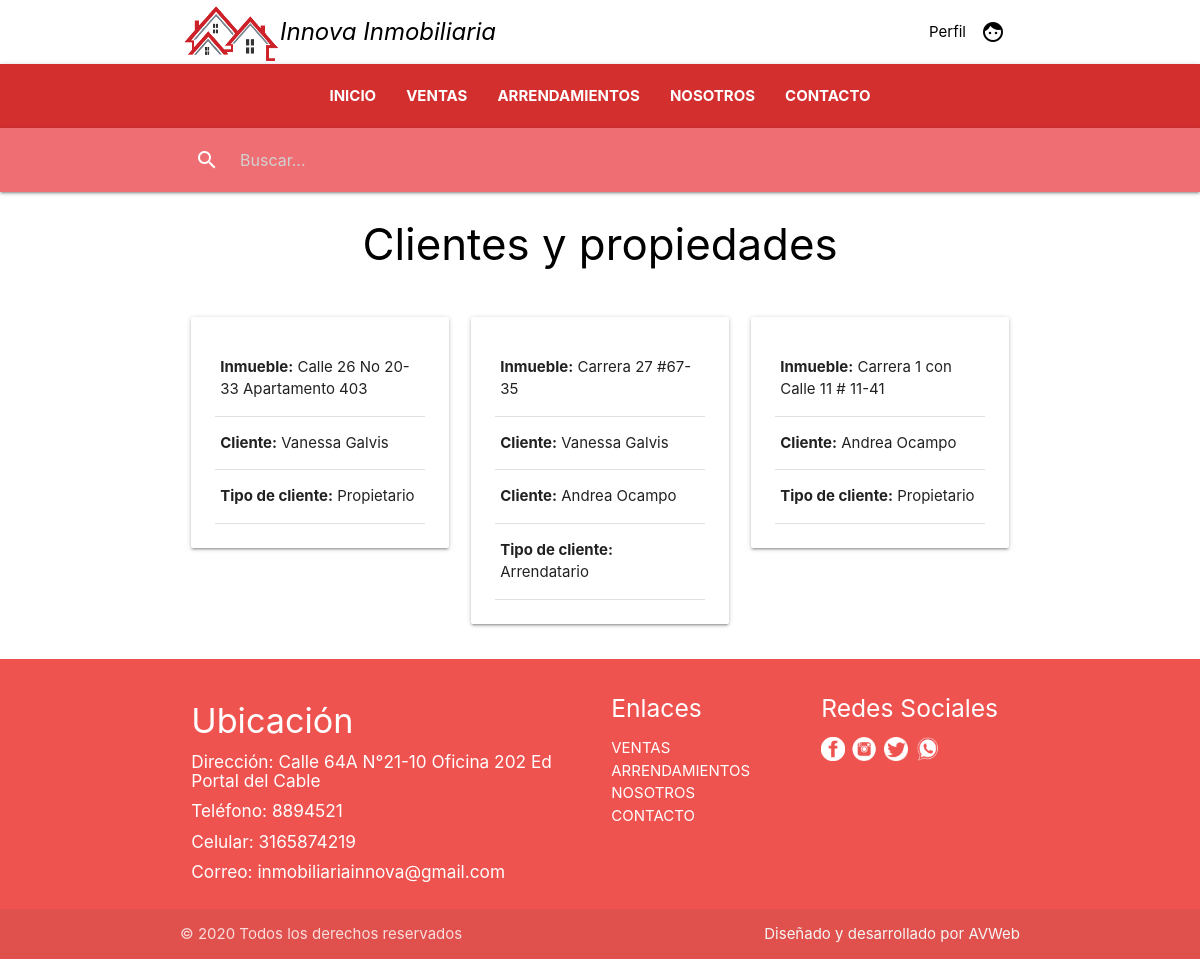
The app's page /asesor/inmuebles/ (signed in) with its own data.
### inmueble/models.py (models this page shows)
class Inmueble(models.Model):
    codigo = models.CharField(max_length=50, null=False)
    direccion = models.CharField(max_length=100, null=False)
    IDBarrio = models.ForeignKey(Barrio, null=False, on_delete=models.PROTECT)
    precio = models.DecimalField(max_digits=9, decimal_places=0,  null=False)
    IDTipo_de_inmueble = models.ForeignKey(Tipo_de_inmueble, null=False, on_delete=models.PROTECT)
    IDTipo_de_oferta = models.ForeignKey(Tipo_de_oferta, null=False, on_delete=models.PROTECT)
    alcoba = models.IntegerField(null=False)
    baño = models.IntegerField(null=False)
    parqueadero = models.BooleanField(null=False)
    disponible = models.BooleanField(null=False)
    descripcion = models.CharField(max_length=300, null=True)
    imagenppal = models.FileField(null=False, upload_to="imagenes/%Y/%m/%d")

class Propietarios_arrendatarios(models.Model):
    usuario = models.ManyToManyField(User)
    inmueble = models.ManyToManyField(Inmueble)
    tipo_cliente = models.BooleanField(null=False)

### inmueble/views.py (the view)
# urls.py: path('asesor/inmuebles/', views.GestionList.as_view(), name='listar_gestion'),
class GestionList(LoginRequiredMixin, PermissionRequiredMixin, ListView):
    permission_required = 'usuario.listar_propiedad_cliente'
    template_name = 'asesor/inmuebles.html'
    model = Propietarios_arrendatarios
    context_object_name = 'gestion'

### templates/asesor/inmuebles.html
{% extends 'base/base.html' %}
{% load static %}
{% load humanize %}
{% block container %}
<h3 class="header center black-text text-lighten-3">Clientes y propiedades</h3>
<br>
<div class="row">
  {% for data in gestion %}
    <div class="col s12 m4">
      <div class="card">
        <div class="card-content">
          <table class="highlight">
            {% for i in data.inmueble.all %}
              <tr><td><b>Inmueble:</b> {{ i.direccion }}</td></tr>
            {% endfor %}
            {% for u in data.usuario.all %}
              <tr><td><b>Cliente:</b> {{ u.first_name }} {{ u.last_name }}</td></tr>
            {% endfor %}
            {% if data.tipo_cliente == True %}
              <td><b>Tipo de cliente:</b> Propietario</td>
            {% else %}
              <td><b>Tipo de cliente:</b> Arrendatario</td>
            {% endif %}
          </table>
        </div>
      </div>
    </div>
  {% endfor %}
</div>
{% endblock %}

### records on screen
Propietarios_arrendatarios: shows "Tipo de cliente:", tipo_cliente "Propietario"
Inmueble: direccion "Calle 26 No 20-33 Apartamento 403"
Propietarios_arrendatarios: shows "Tipo de cliente:", tipo_cliente "Arrendatario"
Inmueble: direccion "Carrera 27 #67-35"
Propietarios_arrendatarios: shows "Tipo de cliente:", tipo_cliente "Propietario"
Inmueble: direccion "Carrera 1 con Calle 11 # 11-41"

### other values on screen
{{ u.first_name }} "Vanessa"
{{ u.last_name }} "Galvis"
{{ u.first_name }} "Andrea"
{{ u.last_name }} "Ocampo"
